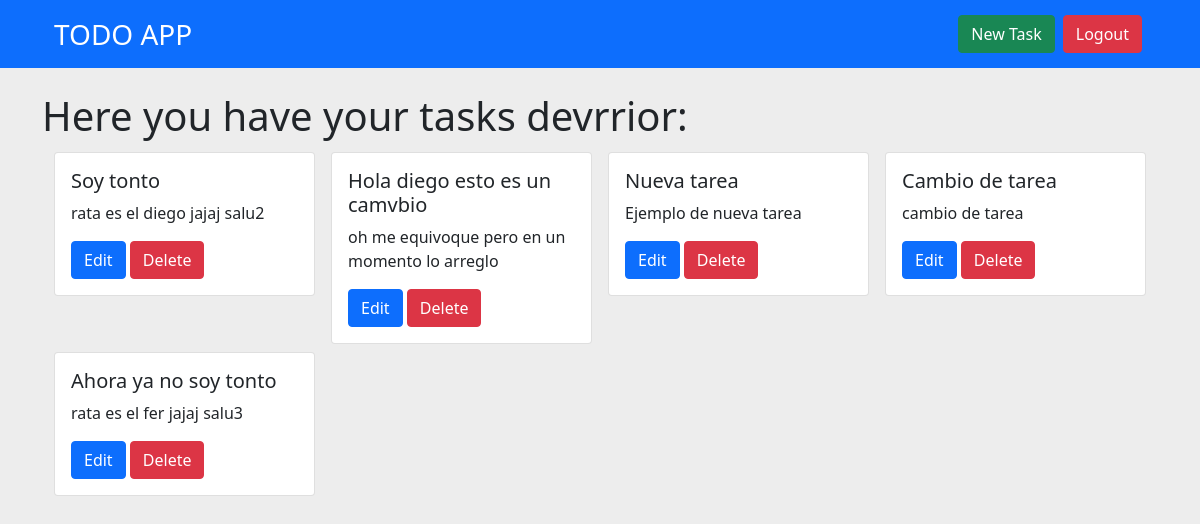
The page /tasks (signed in) on the database its author committed.
### app/models.py (models this page shows, shortened)
class User(db.Model, UserMixin):
    id = db.Column(db.Integer, primary_key=True)
    username = db.Column(db.String(20),unique=True,nullable=True)
    email = db.Column(db.String(50),unique=True,nullable=True)
    password_hash = db.Column(db.String(80),nullable=True)
    tasks = db.relationship("Task")
    @property
    def password(self):
        pass
    @classmethod
    def get_by_id(cls,id):
       return User.query.filter_by(id=id).first()

class Task(db.Model):
    id = db.Column(db.Integer, primary_key=True)
    title = db.Column(db.String(40),nullable=True)
    description = db.Column(db.String(140),nullable=True)
    user_id = db.Column(db.Integer,db.ForeignKey("user.id"))

### app/tasks/tasks.py (the view)
@tasks_bp.route("/tasks")
@login_required
def tasks():
    tasks = current_user.tasks
    print(tasks)
    return render_template("tasks/view.html",title_page="Tasks",tasks=tasks,current_user=current_user)

### app/auth/auth.py (called while the page is built)
@login_manager.user_loader
def load_user(id):
    return User.get_by_id(id)

### app/tasks/templates/tasks/view.html
{% extends "layout.html" %}
{% from "_render_elements.html" import render_task %}
{% block content %}
{% if tasks|length != 0 %}
<h1 class="my-2" >Here you have your tasks {{ current_user.username }}:</h1>
{% endif %}
<div class="row px-3">
    {% if tasks|length != 0 %}
        {% for task in tasks %}
            {{ render_task(task.title,task.description,task.id) }}
        {% endfor %}
    {% else %}
    <div class="alert alert-secondary">You should create a new task, just click <a href="{{ url_for('tasks_bp.task_new') }}" class="link-link">here</a>.
    {% endif %}
</div>
{% endblock content %}

### app/templates/layout.html (shortened to what this page needs)
{% from "_render_elements.html" import render_messages %}
<!DOCTYPE html>
<html>
  <head>
    <link rel="stylesheet" href="{{ url_for('static', filename='css/bootstrap.min.css') }}">
  </head>
  <body style="background: #ededed">
    <header>
      <nav class="navbar navbar-expand-lg navbar-dark bg-primary">
        <div class="container px-4">
          <a class="navbar-brand fs-3" href="{{ url_for('tasks_bp.tasks') }}">TODO APP</a>
          <div class="collapse navbar-collapse" id="navbarSupportedContent">
            <ul class="navbar-nav ms-auto">
              {% if current_user.is_authenticated %}
              <li class="nav-item">
                <a class="fs-6 btn btn-success mx-1" aria-current="page" href="{{ url_for('tasks_bp.task_new') }}">New Task</a>
              </li>
              <li class="nav-item">
                <a class="fs-6 btn btn-danger mx-1" aria-current="page" href="{{ url_for('auth_bp.logout') }}">Logout</a>
              </li>
              {% endif %}
            </ul>
          </div>
        </div>
      </nav>
    </header>
    <main class="container py-3">
      {% block content %}
      {% endblock %}
    </main>
  </body>
</html>

### app/templates/_render_elements.html (shortened to what this page needs)
{% macro render_task(title, description, task_id) %}
    <div class="col-12 col-sm-6 col-md-4 col-lg-3 p-1 px-2">
        <div class="card">
            <div class="card-body">
                <h5 class="card-title">{{ title }}</h5>
                <p class="card-text">{{ description }}</p>
                <a href="{{ url_for('tasks_bp.task_edit', task_id=task_id) }}" class="btn  btn-primary">Edit</a>
                <a href="#" class="btn  btn-danger">Delete</a>
            </div>
        </div>
    </div>
{% endmacro%}

### rows shown on the page
User: username "devrrior"
Task: title "Soy tonto", description "rata es el diego jajaj salu2"
Task: title "Hola diego esto es un camvbio", description "oh me equivoque pero en un momento lo arreglo"
Task: title "Nueva tarea", description "Ejemplo de nueva tarea"
Task: title "Cambio de tarea", description "cambio de tarea"
Task: title "Ahora ya no soy tonto", description "rata es el fer jajaj salu3"
